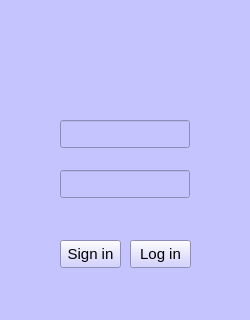
<?xml version="1.0" encoding="UTF-8"?>
<ui version="4.0">
 <class>MainWindowLogIn</class>
 <widget class="QMainWindow" name="MainWindowLogIn">
  <property name="geometry">
   <rect>
    <x>0</x>
    <y>0</y>
    <width>250</width>
    <height>320</height>
   </rect>
  </property>
  <property name="minimumSize">
   <size>
    <width>250</width>
    <height>320</height>
   </size>
  </property>
  <property name="maximumSize">
   <size>
    <width>250</width>
    <height>320</height>
   </size>
  </property>
  <property name="windowTitle">
   <string>MainWindow</string>
  </property>
  <property name="styleSheet">
   <string notr="true">background-color: rgb(198, 196, 255);</string>
  </property>
  <widget class="QWidget" name="centralwidget">
   <widget class="QLabel" name="label">
    <property name="geometry">
     <rect>
      <x>100</x>
      <y>40</y>
      <width>41</width>
      <height>41</height>
     </rect>
    </property>
    <property name="sizePolicy">
     <sizepolicy hsizetype="Preferred" vsizetype="Preferred">
      <horstretch>0</horstretch>
      <verstretch>0</verstretch>
     </sizepolicy>
    </property>
    <property name="text">
     <string/>
    </property>
    <property name="pixmap">
     <pixmap resource="../resource.qrc">:/icons/icons/globe.svg</pixmap>
    </property>
    <property name="scaledContents">
     <bool>false</bool>
    </property>
    <property name="alignment">
     <set>Qt::AlignCenter</set>
    </property>
   </widget>
   <widget class="QLineEdit" name="email_lineEdit">
    <property name="geometry">
     <rect>
      <x>60</x>
      <y>120</y>
      <width>130</width>
      <height>28</height>
     </rect>
    </property>
    <property name="font">
     <font>
      <pointsize>11</pointsize>
     </font>
    </property>
   </widget>
   <widget class="QLabel" name="label_3">
    <property name="geometry">
     <rect>
      <x>30</x>
      <y>120</y>
      <width>28</width>
      <height>28</height>
     </rect>
    </property>
    <property name="text">
     <string/>
    </property>
    <property name="pixmap">
     <pixmap resource="../resource.qrc">:/icons/icons/user.svg</pixmap>
    </property>
    <property name="alignment">
     <set>Qt::AlignCenter</set>
    </property>
   </widget>
   <widget class="QLineEdit" name="password_lineEdit">
    <property name="geometry">
     <rect>
      <x>60</x>
      <y>170</y>
      <width>130</width>
      <height>28</height>
     </rect>
    </property>
    <property name="font">
     <font>
      <pointsize>11</pointsize>
     </font>
    </property>
   </widget>
   <widget class="QLabel" name="label_4">
    <property name="geometry">
     <rect>
      <x>30</x>
      <y>170</y>
      <width>28</width>
      <height>28</height>
     </rect>
    </property>
    <property name="text">
     <string/>
    </property>
    <property name="pixmap">
     <pixmap resource="../resource.qrc">:/icons/icons/unlock.svg</pixmap>
    </property>
    <property name="alignment">
     <set>Qt::AlignCenter</set>
    </property>
   </widget>
   <widget class="QPushButton" name="signin_button">
    <property name="geometry">
     <rect>
      <x>60</x>
      <y>240</y>
      <width>61</width>
      <height>28</height>
     </rect>
    </property>
    <property name="font">
     <font>
      <pointsize>11</pointsize>
     </font>
    </property>
    <property name="text">
     <string>Sign in</string>
    </property>
   </widget>
   <widget class="QPushButton" name="login_button">
    <property name="geometry">
     <rect>
      <x>130</x>
      <y>240</y>
      <width>61</width>
      <height>28</height>
     </rect>
    </property>
    <property name="font">
     <font>
      <pointsize>11</pointsize>
      <weight>50</weight>
      <bold>false</bold>
     </font>
    </property>
    <property name="text">
     <string>Log in</string>
    </property>
   </widget>
   <widget class="QLabel" name="invalidMsg_label">
    <property name="geometry">
     <rect>
      <x>40</x>
      <y>210</y>
      <width>171</width>
      <height>20</height>
     </rect>
    </property>
    <property name="styleSheet">
     <string notr="true">color: rgb(255, 0, 0);</string>
    </property>
    <property name="text">
     <string>&lt;html&gt;&lt;head/&gt;&lt;body&gt;&lt;p&gt;&lt;br/&gt;&lt;/p&gt;&lt;/body&gt;&lt;/html&gt;</string>
    </property>
    <property name="alignment">
     <set>Qt::AlignCenter</set>
    </property>
   </widget>
  </widget>
 </widget>
 <resources>
  <include location="../resource.qrc"/>
 </resources>
 <connections/>
</ui>
